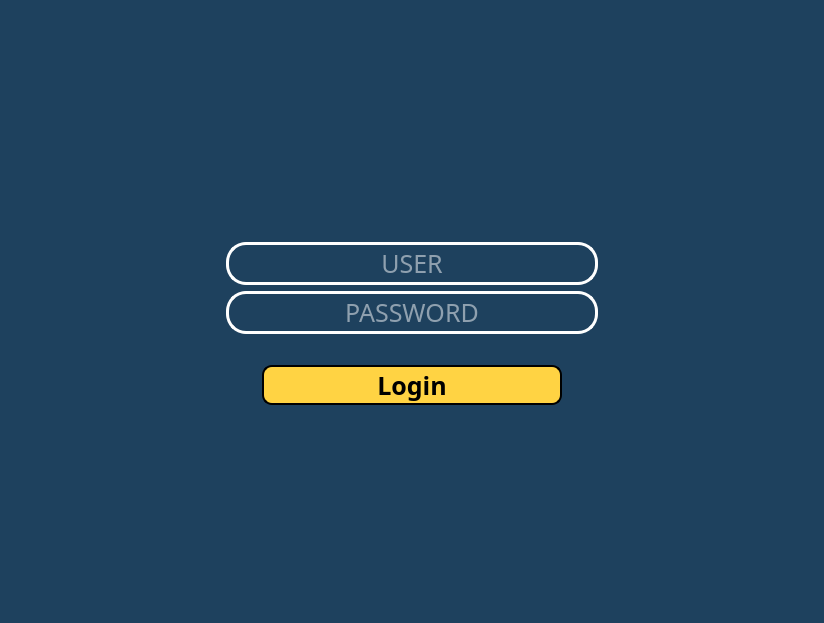
<?xml version="1.0" encoding="UTF-8"?>
<ui version="4.0">
 <class>Login</class>
 <widget class="QWidget" name="Login">
  <property name="geometry">
   <rect>
    <x>0</x>
    <y>0</y>
    <width>824</width>
    <height>623</height>
   </rect>
  </property>
  <property name="sizePolicy">
   <sizepolicy hsizetype="Fixed" vsizetype="Fixed">
    <horstretch>0</horstretch>
    <verstretch>0</verstretch>
   </sizepolicy>
  </property>
  <property name="font">
   <font>
    <stylestrategy>PreferDefault</stylestrategy>
   </font>
  </property>
  <property name="windowTitle">
   <string>Form</string>
  </property>
  <property name="layoutDirection">
   <enum>Qt::LeftToRight</enum>
  </property>
  <property name="autoFillBackground">
   <bool>false</bool>
  </property>
  <property name="styleSheet">
   <string notr="true">background-color:rgb(30, 65, 94);
</string>
  </property>
  <layout class="QVBoxLayout" name="verticalLayout_4">
   <item>
    <widget class="QFrame" name="frame">
     <property name="sizePolicy">
      <sizepolicy hsizetype="Minimum" vsizetype="Maximum">
       <horstretch>0</horstretch>
       <verstretch>0</verstretch>
      </sizepolicy>
     </property>
     <property name="sizeIncrement">
      <size>
       <width>0</width>
       <height>0</height>
      </size>
     </property>
     <property name="font">
      <font>
       <kerning>true</kerning>
      </font>
     </property>
     <property name="layoutDirection">
      <enum>Qt::LeftToRight</enum>
     </property>
     <property name="autoFillBackground">
      <bool>false</bool>
     </property>
     <property name="frameShape">
      <enum>QFrame::NoFrame</enum>
     </property>
     <property name="frameShadow">
      <enum>QFrame::Raised</enum>
     </property>
     <layout class="QVBoxLayout" name="verticalLayout_2">
      <item>
       <layout class="QHBoxLayout" name="horizontalLayout">
        <item>
         <widget class="QLabel" name="label">
          <property name="text">
           <string/>
          </property>
         </widget>
        </item>
        <item>
         <widget class="QLabel" name="label_5">
          <property name="text">
           <string>&lt;html&gt;&lt;head/&gt;&lt;body&gt;&lt;p&gt;&lt;img src=&quot;file:///C:/Users/USER/Pictures/Frame 81.png&quot;/&gt;&lt;/p&gt;&lt;/body&gt;&lt;/html&gt;</string>
          </property>
         </widget>
        </item>
        <item>
         <widget class="QLabel" name="label_2">
          <property name="text">
           <string/>
          </property>
         </widget>
        </item>
       </layout>
      </item>
      <item>
       <layout class="QVBoxLayout" name="verticalLayout">
        <item>
         <layout class="QHBoxLayout" name="horizontalLayout_3">
          <item>
           <widget class="QLabel" name="label_7">
            <property name="maximumSize">
             <size>
              <width>200</width>
              <height>16777215</height>
             </size>
            </property>
            <property name="text">
             <string/>
            </property>
           </widget>
          </item>
          <item>
           <layout class="QVBoxLayout" name="verticalLayout_3">
            <property name="sizeConstraint">
             <enum>QLayout::SetDefaultConstraint</enum>
            </property>
            <property name="topMargin">
             <number>15</number>
            </property>
            <property name="rightMargin">
             <number>0</number>
            </property>
            <property name="bottomMargin">
             <number>15</number>
            </property>
            <item>
             <widget class="QLineEdit" name="txt_user">
              <property name="sizePolicy">
               <sizepolicy hsizetype="Minimum" vsizetype="Fixed">
                <horstretch>0</horstretch>
                <verstretch>0</verstretch>
               </sizepolicy>
              </property>
              <property name="minimumSize">
               <size>
                <width>0</width>
                <height>30</height>
               </size>
              </property>
              <property name="maximumSize">
               <size>
                <width>600</width>
                <height>16777215</height>
               </size>
              </property>
              <property name="font">
               <font>
                <family>Montserrat</family>
                <pointsize>-1</pointsize>
               </font>
              </property>
              <property name="contextMenuPolicy">
               <enum>Qt::NoContextMenu</enum>
              </property>
              <property name="acceptDrops">
               <bool>true</bool>
              </property>
              <property name="layoutDirection">
               <enum>Qt::LeftToRight</enum>
              </property>
              <property name="styleSheet">
               <string notr="true">border: 3px solid rgb(255, 255, 255);
color: rgb(255,255,255);
border-radius: 20px 20px 0px 0px;
font-family: 'Montserrat';
font-size: 25px;
text-align: center;
</string>
              </property>
              <property name="text">
               <string/>
              </property>
              <property name="alignment">
               <set>Qt::AlignCenter</set>
              </property>
              <property name="placeholderText">
               <string>USER</string>
              </property>
             </widget>
            </item>
            <item>
             <widget class="QLineEdit" name="txt_pass">
              <property name="sizePolicy">
               <sizepolicy hsizetype="Fixed" vsizetype="Fixed">
                <horstretch>0</horstretch>
                <verstretch>0</verstretch>
               </sizepolicy>
              </property>
              <property name="minimumSize">
               <size>
                <width>0</width>
                <height>30</height>
               </size>
              </property>
              <property name="maximumSize">
               <size>
                <width>600</width>
                <height>16777215</height>
               </size>
              </property>
              <property name="font">
               <font>
                <family>Montserrat</family>
                <pointsize>-1</pointsize>
               </font>
              </property>
              <property name="layoutDirection">
               <enum>Qt::LeftToRight</enum>
              </property>
              <property name="styleSheet">
               <string notr="true">border: 3px solid rgb(255, 255, 255);
color: rgb(255,255,255);
border-radius: 20px 20px 0px 0px;
font-family: 'Montserrat';
font-size: 25px;
text-align: center;
</string>
              </property>
              <property name="text">
               <string/>
              </property>
              <property name="echoMode">
               <enum>QLineEdit::Password</enum>
              </property>
              <property name="alignment">
               <set>Qt::AlignCenter</set>
              </property>
              <property name="placeholderText">
               <string>PASSWORD</string>
              </property>
             </widget>
            </item>
           </layout>
          </item>
          <item>
           <widget class="QLabel" name="label_6">
            <property name="maximumSize">
             <size>
              <width>200</width>
              <height>16777215</height>
             </size>
            </property>
            <property name="text">
             <string/>
            </property>
           </widget>
          </item>
         </layout>
        </item>
        <item>
         <layout class="QHBoxLayout" name="horizontalLayout_2">
          <property name="topMargin">
           <number>10</number>
          </property>
          <property name="bottomMargin">
           <number>10</number>
          </property>
          <item>
           <widget class="QLabel" name="label_4">
            <property name="text">
             <string/>
            </property>
           </widget>
          </item>
          <item>
           <widget class="QPushButton" name="btn_login">
            <property name="minimumSize">
             <size>
              <width>300</width>
              <height>40</height>
             </size>
            </property>
            <property name="maximumSize">
             <size>
              <width>396</width>
              <height>16777209</height>
             </size>
            </property>
            <property name="font">
             <font>
              <family>Source Sans Pro Semibold</family>
              <pointsize>-1</pointsize>
              <weight>99</weight>
              <bold>true</bold>
             </font>
            </property>
            <property name="cursor">
             <cursorShape>PointingHandCursor</cursorShape>
            </property>
            <property name="contextMenuPolicy">
             <enum>Qt::CustomContextMenu</enum>
            </property>
            <property name="styleSheet">
             <string notr="true">QPushButton{
	background-color: #FFd343;
	font-weight: 800;
	font-size: 25px;
	text-align: center;
	border: 2px solid #000000;
	border-radius: 10px;
	font-family: &quot;Source Sans Pro Semibold&quot;;
	color: rgb(0, 0, 0);
}
QPushButton:hover{
	background-color: rgb(255, 233, 160);
	color: rgb(0, 0, 0);
}</string>
            </property>
            <property name="text">
             <string>Login</string>
            </property>
           </widget>
          </item>
          <item>
           <widget class="QLabel" name="label_3">
            <property name="text">
             <string/>
            </property>
           </widget>
          </item>
         </layout>
        </item>
       </layout>
      </item>
     </layout>
    </widget>
   </item>
  </layout>
 </widget>
 <resources/>
 <connections/>
</ui>
